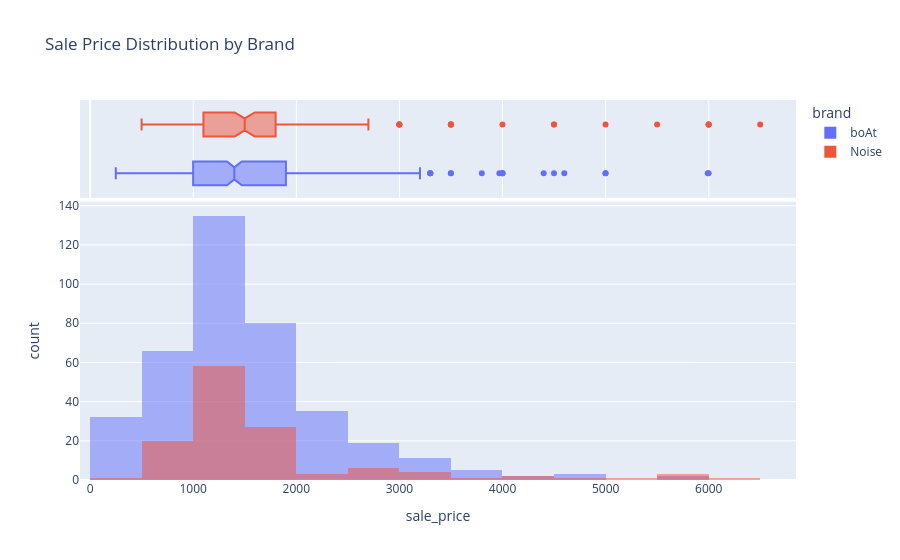

The notebook cell saved with this chart:
### Code cell
fig = px.histogram(
    df,
    x='sale_price',
    color='brand',
    nbins=30,
    marginal='box',
    barmode='overlay',
    title='Sale Price Distribution by Brand'
)

fig.show()

### Figure 1 — Plotly figure (JSON) as saved in the notebook; plotly's stock layout.template omitted (floating-point values rounded to 4 significant figures; data arrays with more than 128 entries replaced by an {"elided": "..."} marker saying what was removed)
{"data": [{"bingroup": "x", "hovertemplate": "brand=boAt<br>sale_price=%{x}<br>count=%{y}<extra></extra>", "legendgroup": "boAt", "marker": {"color": "#636efa", "opacity": 0.5, "pattern": {"shape": ""}}, "name": "boAt", "nbinsx": 30, "orientation": "v", "showlegend": true, "type": "histogram", "x": {"elided": "390 float values"}, "xaxis": "x", "yaxis": "y"}, {"hovertemplate": "brand=boAt<br>sale_price=%{x}<extra></extra>", "legendgroup": "boAt", "marker": {"color": "#636efa"}, "name": "boAt", "notched": true, "showlegend": false, "type": "box", "x": {"elided": "390 float values"}, "xaxis": "x2", "yaxis": "y2"}, {"bingroup": "x", "hovertemplate": "brand=Noise<br>sale_price=%{x}<br>count=%{y}<extra></extra>", "legendgroup": "Noise", "marker": {"color": "#EF553B", "opacity": 0.5, "pattern": {"shape": ""}}, "name": "Noise", "nbinsx": 30, "orientation": "v", "showlegend": true, "type": "histogram", "x": [999.0, 1199.0, 1299.0, 1599.0, 1599.0, 1999.0, 1699.0, 1099.0, 2999.0, 1399.0, 1499.0, 999.0, 1499.0, 2699.0, 1999.0, 2499.0, 3499.0, 1499.0, 2299.0, 2999.0, 2599.0, 3499.0, 1199.0, 1499.0, 4499.0, 6499.0, 1999.0, 3499.0, 1099.0, 1699.0, 1499.0, 4499.0, 999.0, 1599.0, 1499.0, 1499.0, 1599.0, 1299.0, 999.0, 1099.0, 999.0, 1399.0, 999.0, 2999.0, 1299.0, 1599.0, 1499.0, 999.0, 1499.0, 1499.0, 1099.0, 1399.0, 1599.0, 1399.0, 1299.0, 1999.0, 999.0, 1399.0, 1499.0, 1199.0, 1499.0, 999.0, 999.0, 1399.0, 1399.0, 1199.0, 999.0, 999.0, 999.0, 1699.0, 1499.0, 1899.0, 1499.0, 1499.0, 1099.0, 1099.0, 1499.0, 1499.0, 4999.0, 1299.0, 1299.0, 1999.0, 1099.0, 1499.0, 1599.0, 1099.0, 1099.0, 999.0, 1199.0, 1599.0, 1399.0, 1399.0, 1399.0, 899.0, 2999.0, 1099.0, 1699.0, 1799.0, 1799.0, 1599.0, 3999.0, 499.0, 599.0, 5499.0, 1999.0, 1599.0, 1599.0, 1199.0, 5999.0, 1299.0, 1399.0, 5999.0, 5999.0, 999.0, 1199.0, 1099.0, 1699.0, 3499.0, 1999.0, 999.0, 1299.0, 1099.0, 999.0, 699.0, 1799.0, 2499.0, 1499.0, 1099.0], "xaxis": "x", "yaxis": "y"}, {"hovertemplate": "brand=Noise<br>sale_price=%{x}<extra></extra>", "legendgroup": "Noise", "marker": {"color": "#EF553B"}, "name": "Noise", "notched": true, "showlegend": false, "type": "box", "x": [999.0, 1199.0, 1299.0, 1599.0, 1599.0, 1999.0, 1699.0, 1099.0, 2999.0, 1399.0, 1499.0, 999.0, 1499.0, 2699.0, 1999.0, 2499.0, 3499.0, 1499.0, 2299.0, 2999.0, 2599.0, 3499.0, 1199.0, 1499.0, 4499.0, 6499.0, 1999.0, 3499.0, 1099.0, 1699.0, 1499.0, 4499.0, 999.0, 1599.0, 1499.0, 1499.0, 1599.0, 1299.0, 999.0, 1099.0, 999.0, 1399.0, 999.0, 2999.0, 1299.0, 1599.0, 1499.0, 999.0, 1499.0, 1499.0, 1099.0, 1399.0, 1599.0, 1399.0, 1299.0, 1999.0, 999.0, 1399.0, 1499.0, 1199.0, 1499.0, 999.0, 999.0, 1399.0, 1399.0, 1199.0, 999.0, 999.0, 999.0, 1699.0, 1499.0, 1899.0, 1499.0, 1499.0, 1099.0, 1099.0, 1499.0, 1499.0, 4999.0, 1299.0, 1299.0, 1999.0, 1099.0, 1499.0, 1599.0, 1099.0, 1099.0, 999.0, 1199.0, 1599.0, 1399.0, 1399.0, 1399.0, 899.0, 2999.0, 1099.0, 1699.0, 1799.0, 1799.0, 1599.0, 3999.0, 499.0, 599.0, 5499.0, 1999.0, 1599.0, 1599.0, 1199.0, 5999.0, 1299.0, 1399.0, 5999.0, 5999.0, 999.0, 1199.0, 1099.0, 1699.0, 3499.0, 1999.0, 999.0, 1299.0, 1099.0, 999.0, 699.0, 1799.0, 2499.0, 1499.0, 1099.0], "xaxis": "x2", "yaxis": "y2"}], "layout": {"barmode": "overlay", "legend": {"title": {"text": "brand"}, "tracegroupgap": 0}, "title": {"text": "Sale Price Distribution by Brand"}, "xaxis": {"anchor": "y", "domain": [0, 1], "title": {"text": "sale_price"}}, "xaxis2": {"anchor": "y2", "domain": [0, 1], "matches": "x", "showgrid": true, "showticklabels": false}, "yaxis": {"anchor": "x", "domain": [0, 0.7326], "title": {"text": "count"}}, "yaxis2": {"anchor": "x2", "domain": [0.7426, 1], "matches": "y2", "showgrid": false, "showline": false, "showticklabels": false, "ticks": ""}}}
